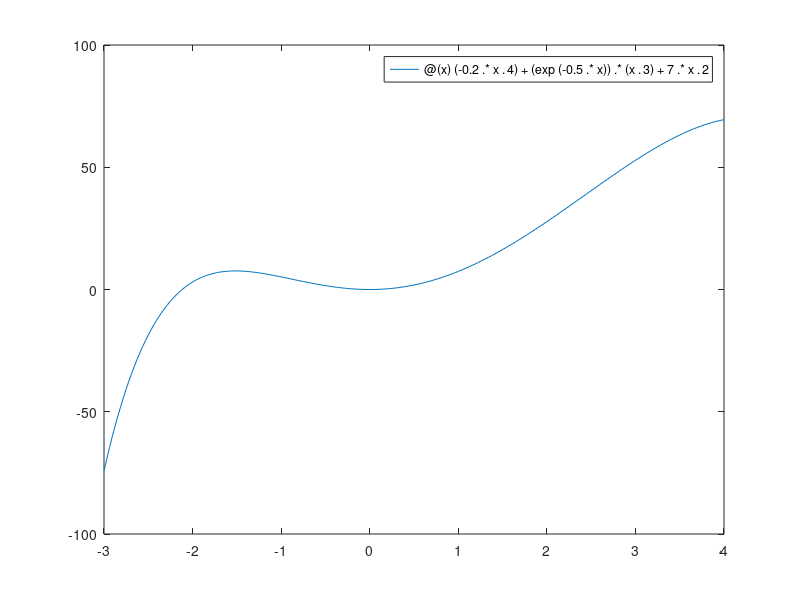

Here is the MATLAB script that generated this plot:

disp('Chapter 2.11: ')
disp('Exercise 1:')
disp('a)')
((14.8^2+6.5^2)/3.8^2)+55/(sqrt(2)+14)
disp('b)')
((-3.5)^3)+(exp(6)/log(524))+2016^(1/3)

disp('Exercise 2:')
disp('a)')
((16.5^2)*(8.4-sqrt(70)))/((4.3^2)-17.3)
disp('b)')
((5.2^3)-(6.4^2)+3)/((1.6^8)-2)+((13.3)/(5))^1.5

disp('Exercise 4:')
disp('a)')
((2.3^2)*1.7)/(sqrt(((1-(0.8^2))^2+(2-sqrt(0.87))^2)))
disp('b)')
2.34+(1/2)*2.7*((5.9^2)-(2.4^2))+9.8*log(51)

disp('Exercise 5:')
disp('a)')
(sin(7*pi/9))/(cos((5/7)*pi)^2) + (1/7)*tan((5/12)*pi)
disp('b)')
((tand(64))/(cosd(14)^2))-((3*sind(80))/((0.9)^(1/3)))+((cosd(55))/(sind(11)))

disp('Exercise 6:')
x=2.34
disp('a)')
(2*x^4) - (6*x^3) + (14.8*x^2) + 9.1
disp('b)')
(exp(2*x))/(sqrt(14+(x^2)-x))

disp('Exercise 20:')
A = 2;
B = 23;
C = 13;
D = -24;

x0 = 8;
y0 = 3;
z0 = -10;

d = (abs(A*x0+B*y0+C*z0+D))/(sqrt((A^2)+(B^2)+(C^2)))

disp('Chapter 2.11: ')

disp('Exercise 1: ')
A=[3 4*2.55 (68/16) 45 110^(1/3) 0.05 ]

disp('Exercise 7: ')
V=[2:5:37]

disp('Exercise 29: ')
A = [1 2 3 4 5 6; 7 8 9 10 11 12; 13 14 15 16 17 18]
disp('a)')
r1 = transpose(A(1,1:6))
disp('b)')
r2 = A(1:3,6)'
disp('c)')
r3 = horzcat(A(2,1:3),A(3,4:6))

disp('Chapter 3.9:')
disp('Exercise 11:')
disp('a)')
u = [-3;8;-2];
v = [6.5;-5;4];
sum(u.*v)
disp('b)')
ur = [-3 8 -2];
ur*v
disp('c)')
dot(u,v)
disp('Exercise 15:')
p = 2.3;
w = 5.67;
t = [1 2 3 4 5];
x = [2.8 2.5 2.2 1.9 1.6];
y = [4,7,10,13,17];
disp('a)')
T = ((p.*(x+y).^2)./y).*w
disp('b)')
S = ((p.*(x+y).^2)./y.*w) + (w.*x.*t)./p.*t
disp('Exercise 32:')
A = [3 1.5 1 0.5 4; -2 1 4 -3.5 2; 6 -3 2 2.5 1; 1 4 -3 0.5 -2; 3 2 -1 1.5 -3];
B = [-11.75;19;-23;-1.5;-3.5];
x = inv(A)*B
disp('Chapter 7.13:')
disp('Exercise 2:')
y = @(x) (-0.2.*x.^4)+(exp(-0.5.*x)).*(x.^3)+7.*x.^2;
disp('a)')
y(-2.5)
y(3)
disp('b) (See plot)')
fplot(y,[-3,4])